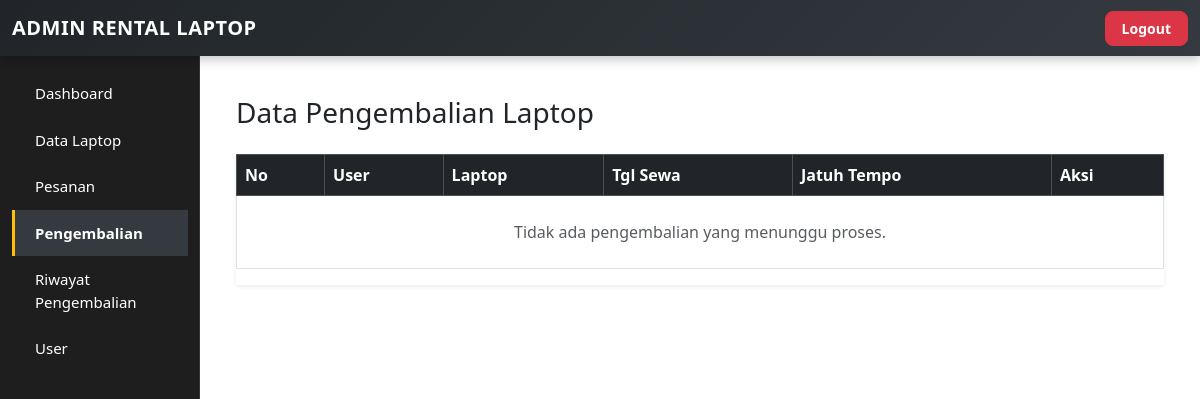
The page /admin/pengembalian.php (signed in) on the database as committed earlier.
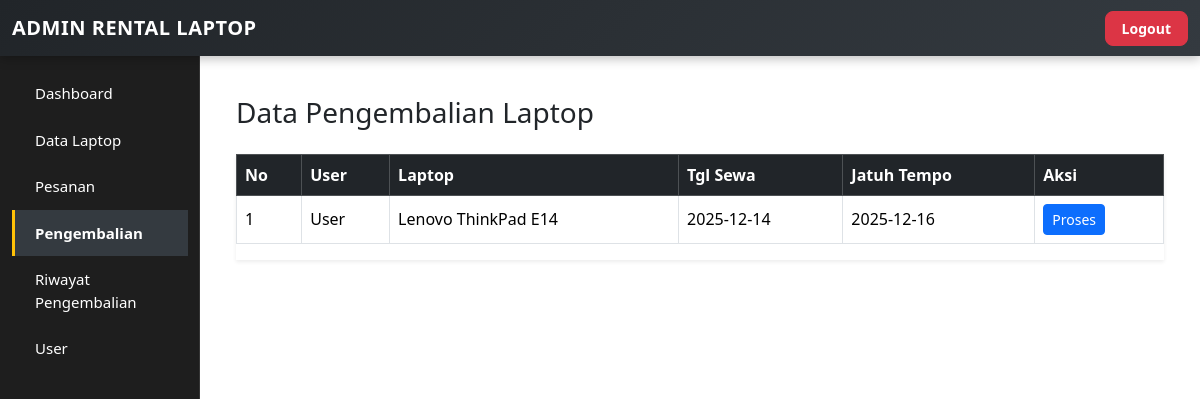
The same page on the database as committed later.
### tables this page shows
CREATE TABLE `tb_pesanan` (
  `id_pesanan` int NOT NULL AUTO_INCREMENT,
  `id_laptop` int NOT NULL,
  `id_user` int NOT NULL,
  `tanggal_sewa` date NOT NULL,
  `durasi` int NOT NULL,
  `total_harga` int NOT NULL,
  `status` enum('Menunggu','Menunggu Pembayaran','Menunggu Konfirmasi','Disetujui','Ditolak','Masa Sewa Berakhir','Menunggu Pengembalian','Selesai','Ditolak Pembayaran') NOT NULL,
  `bukti` varchar(255) DEFAULT NULL,
  `metode_bayar` varchar(20) DEFAULT NULL,
  `rekening_tujuan` varchar(50) DEFAULT NULL,
  PRIMARY KEY (`id_pesanan`),
  KEY `id_laptop` (`id_laptop`),
  KEY `id_user` (`id_user`),
  CONSTRAINT `tb_pesanan_ibfk_1` FOREIGN KEY (`id_laptop`) REFERENCES `tb_laptop` (`id_laptop`) ON DELETE RESTRICT ON UPDATE RESTRICT,
  CONSTRAINT `tb_pesanan_ibfk_2` FOREIGN KEY (`id_user`) REFERENCES `tb_user` (`id_user`) ON DELETE RESTRICT ON UPDATE RESTRICT
);

CREATE TABLE `tb_user` (
  `id_user` int NOT NULL AUTO_INCREMENT,
  `nama` varchar(100) NOT NULL,
  `email` varchar(100) NOT NULL,
  `password` varchar(100) NOT NULL,
  `role` enum('user','admin') NOT NULL,
  PRIMARY KEY (`id_user`)
);

CREATE TABLE `tb_laptop` (
  `id_laptop` int NOT NULL AUTO_INCREMENT,
  `nama` varchar(100) NOT NULL,
  `foto` varchar(255) DEFAULT NULL,
  `spesifikasi` text NOT NULL,
  `harga_per_hari` int DEFAULT NULL,
  `stok` int NOT NULL,
  `status` enum('Tersedia','Disewa') NOT NULL,
  `harga` int NOT NULL,
  PRIMARY KEY (`id_laptop`)
);

### admin/pengembalian.php (the view, shortened to what this page needs)
<?php
require "../config/database.php";
$sql = "
    SELECT
        p.id_pesanan,
        p.tanggal_sewa,
        p.durasi,
        l.id_laptop,
        l.nama AS nama_laptop,
        u.nama AS nama_user,
        DATE_ADD(p.tanggal_sewa, INTERVAL p.durasi DAY) AS jatuh_tempo
    FROM tb_pesanan p
    JOIN tb_laptop l ON p.id_laptop = l.id_laptop
    JOIN tb_user u ON p.id_user = u.id_user
    WHERE p.status = 'Menunggu Pengembalian'
    ORDER BY p.id_pesanan DESC
";
$data = $conn->query($sql);
?>
<!DOCTYPE html>
<html lang="id">
<head>
    <link href="https://cdn.jsdelivr.net/npm/bootstrap@5.3.2/dist/css/bootstrap.min.css" rel="stylesheet">
</head>
<body>
<?php require "../assets/header.php"; ?>
<div class="container mt-5">
<h3 class="mb-4">Data Pengembalian Laptop</h3>
<div class="table-responsive shadow-sm">
<table class="table table-bordered align-middle">
    <thead class="table-dark">
        <tr>
            <th>No</th>
            <th>User</th>
            <th>Laptop</th>
            <th>Tgl Sewa</th>
            <th>Jatuh Tempo</th>
            <th>Aksi</th>
        </tr>
    </thead>
    <tbody>
<?php
$no = 1;
if ($data->num_rows == 0): ?>
<tr>
    <td colspan="6" class="text-center text-muted py-4">
        Tidak ada pengembalian yang menunggu proses.
    </td>
</tr>
<?php else: ?>
<?php foreach ($data as $p):
    $modal_id = "modalProses" . $p['id_pesanan'];
?>
<tr>
    <td><?= $no++; ?></td>
    <td><?= $p['nama_user']; ?></td>
    <td><?= $p['nama_laptop']; ?></td>
    <td><?= $p['tanggal_sewa']; ?></td>
    <td><?= $p['jatuh_tempo']; ?></td>
    <td>
        <button class="btn btn-primary btn-sm"
                data-bs-toggle="modal"
                data-bs-target="#<?= $modal_id; ?>">
            Proses
        </button>
    </td>
</tr>
<?php endforeach; ?>
<?php endif; ?>
    </tbody>
</table>
</div>
</div>
</body>
</html>

Rows that differ between the two databases and show on the page:
added tb_pesanan: id_user.nama "User", id_laptop.nama "Lenovo ThinkPad E14", tanggal_sewa "2025-12-14", jatuh_tempo "2025-12-16"
Other text that changed with them:
text no longer shown: "Tidak ada pengembalian yang menunggu proses."
